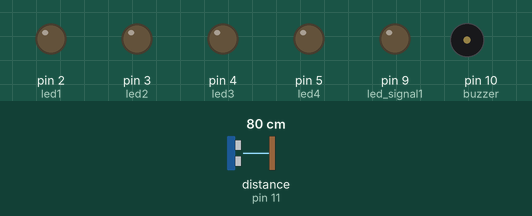
Bench run of a sketch on a simulated Arduino Uno, built with avr-gcc and run on an emulated ATmega328P. On the bench: output pins drawn as LEDs (lit = HIGH), buzzer (waves = sounding). Wiring (inferred from the names in the program): ultrasonic range finder: trigger pin 12; echo pin 11. The inputs (shaded band) are chosen by the test bench; at power-on: distance to the obstacle (sensor on pin 11) 80 cm. The echo pulse lasts 58.3 µs per cm; pins used as bus, display or sensor lines are not drawn; what the sketch prints to the serial monitor is not drawn.

Above: at 1.2 s.
1.3 s: distance to the obstacle (sensor on pin 11) set to 10 cm
4.3 s: distance to the obstacle (sensor on pin 11) set to 7 cm
At 5.59 s:
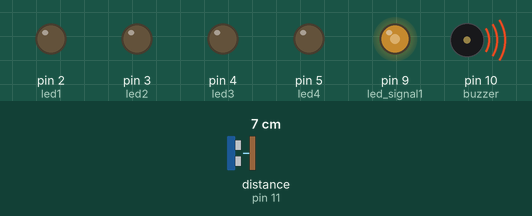
At 6.8 s:
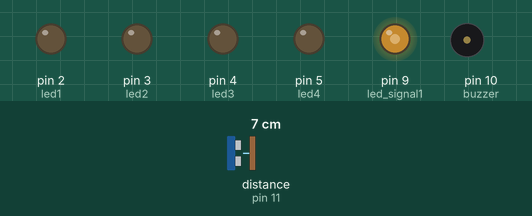
Timing chart, 0 to 8.3 s (numbered marks = the images above; inputs shaded):
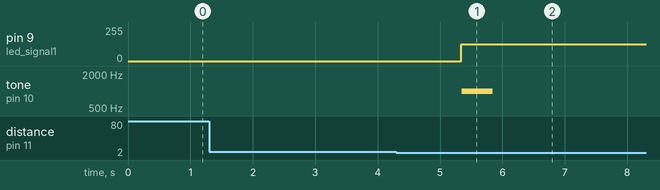

Measured:
- the behaviour switches between 9 and 8 cm on distance to the obstacle (sensor on pin 11) (found by bisection; images 0 and 1)
- after the input at 1.3 s, every drawn part: stays the same
- after the input at 4.3 s, pin 9 (led_signal1): 0/255 → 127/255 after 1.0 s; tone on pin 10 (buzzer): silent → 1000 Hz after 1.0 s, → silent 0.50 s later

The sketch:

final5.ino
```cpp
int height0 = 0; //initial height
int height1 = 0; //final height
int time_left = 0; //for evacuation
int trig = 12;
int echo = 11;
int buzzer=10;
int led_signal1=9;
int led1=2, led2=3, led3=4, led4=5;
const int analogInPin = A0; // Analog input pin that the potentiometer is attached to
const int analogOutPin = 9; // Analog output pin that the LED is attached to

int sensorValue = 0; // value read from the pot
int outputValue = 0; // value output to the PWM (analog out)
//int piezoPin = 8;
void setup() {
  // initialize serial communications at 9600 bps:
  Serial.begin(9600);
  pinMode(trig, OUTPUT);
  pinMode(echo, INPUT);
  pinMode(buzzer,OUTPUT);
  pinMode(led1,OUTPUT);
  pinMode(led2,OUTPUT);
  pinMode(led3,OUTPUT);
  pinMode(led4,OUTPUT);
}

void loop()
{
  long t = 0, h = 0, hp = 0;
  // read the analog in value:
  digitalWrite(trig, LOW);
  delayMicroseconds(2);
  digitalWrite(trig, HIGH);
  delayMicroseconds(10);
  digitalWrite(trig, LOW);
  t = pulseIn(echo, HIGH);
 Serial.print("Inside UV");
  // Calculating distance
  h = t / 58;

  h = h - 2;  // offset correction
  //h = 50 - h;  // water height, 0 - 50 cm
  h = 5 - h;

  hp = 2 * h;  // distance in %, 0-100 %

  // Sending to computer
  Serial.println(h);

  if(h>=0)//checking for uv sensor
  {
    Serial.print("Buzzer activated");
    digitalWrite(led_signal1,HIGH);
    digitalWrite(buzzer,HIGH);
    delay(1000);
    digitalWrite(buzzer,LOW);


    /*calculating height change rate*/
    height1 = h;
    int rate = (height1-height0)/5; //rate in cm/s
    Serial.print("last height = ");
    Serial.print(height0);
    Serial.print("Current Height = ");
    Serial.print(height1);
    Serial.print("rate = ");
    Serial.println(rate);
    height0 = height1;


    sensorValue = analogRead(analogInPin);
    // map it to the range of the analog out:
    outputValue = map(sensorValue, 0, 1023, 0, 255);
    // change the analog out value:
    analogWrite(analogOutPin, outputValue);

    // print the results to the Serial Monitor:
    Serial.print("sensor = ");
    Serial.print(sensorValue);
    Serial.print("\t output = ");
    Serial.println(outputValue);     /*Apply serial.read(output value)*/


    /*Condition for water flow sensor*/
    /*Serial.print("Enter the output value");
    while(Serial.available()==0);
    int ov = Serial.read();
    Serial.print(ov);*/
    if (outputValue>80 && rate>=0) //checking for water level sensor
    {
      Serial.print(outputValue);
      tone(buzzer,1000,500);
      delay(1000);
      //send signal and delay(5000);
      time_left = (5-height1)/rate;
      Serial.print("The time left is");
      Serial.println(time_left);
      delay(1000);
      if(time_left <=0)
      {
        //Ask user which doors to open
        Serial.println("Enter 1 2 3 or 4 and 5 to exit");
        while(Serial.available()==0);
        int val = Serial.read();
        while(val!='5')
        {
          Serial.print("val = ");
          Serial.println(val);
          if(val=='1')
          digitalWrite(led1,HIGH);
          if(val=='2')
          digitalWrite(led2,HIGH);
          if(val=='3')
          digitalWrite(led3,HIGH);
          if(val=='4')
          digitalWrite(led4,HIGH);
          while(Serial.available()==0);
          val=Serial.read();
        }
        delay(1000);
        digitalWrite(led1,LOW);
        digitalWrite(led2,LOW);
        digitalWrite(led3,LOW);
        digitalWrite(led4,LOW);
      }
      delay(1000);// delay between beeps
    }

    // wait 2 milliseconds before the next loop for the analog-to-digital
    // converter to settle after the last reading:
    delay(2);
    }
   /* else
    {
      digitalWrite(buzzer,LOW);
      Serial.print("\n");
    }*/
}
```
